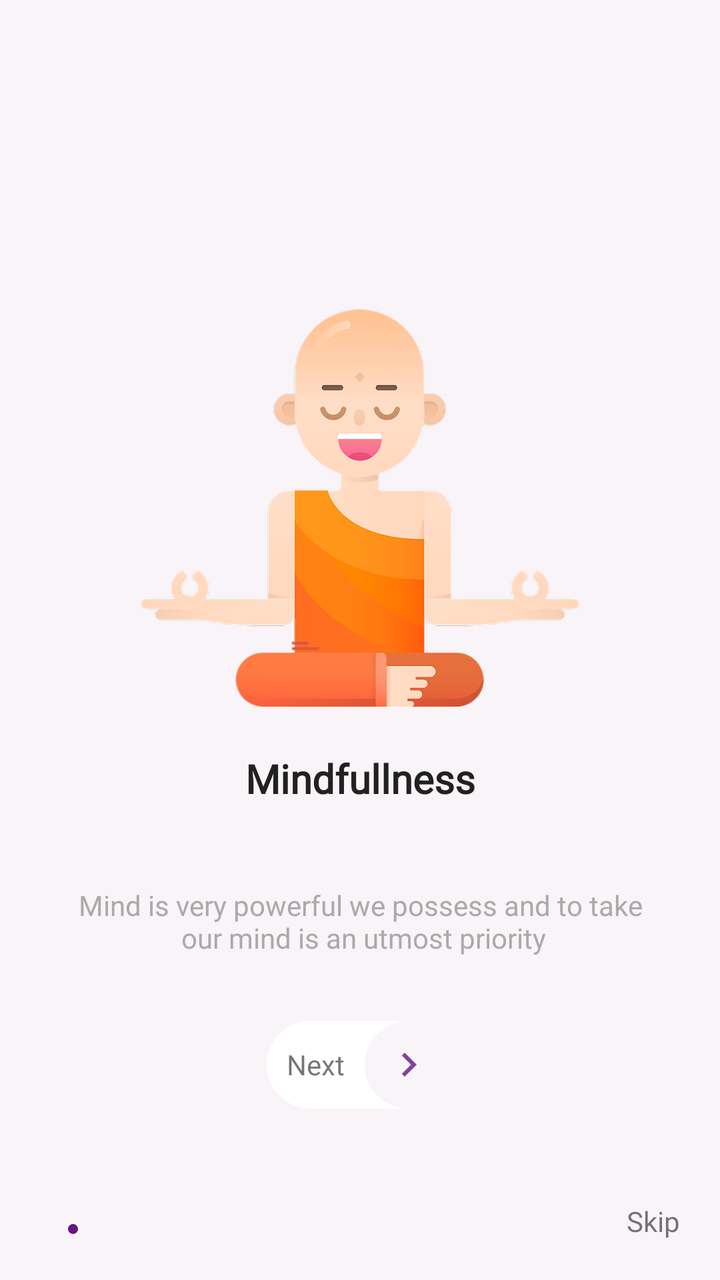
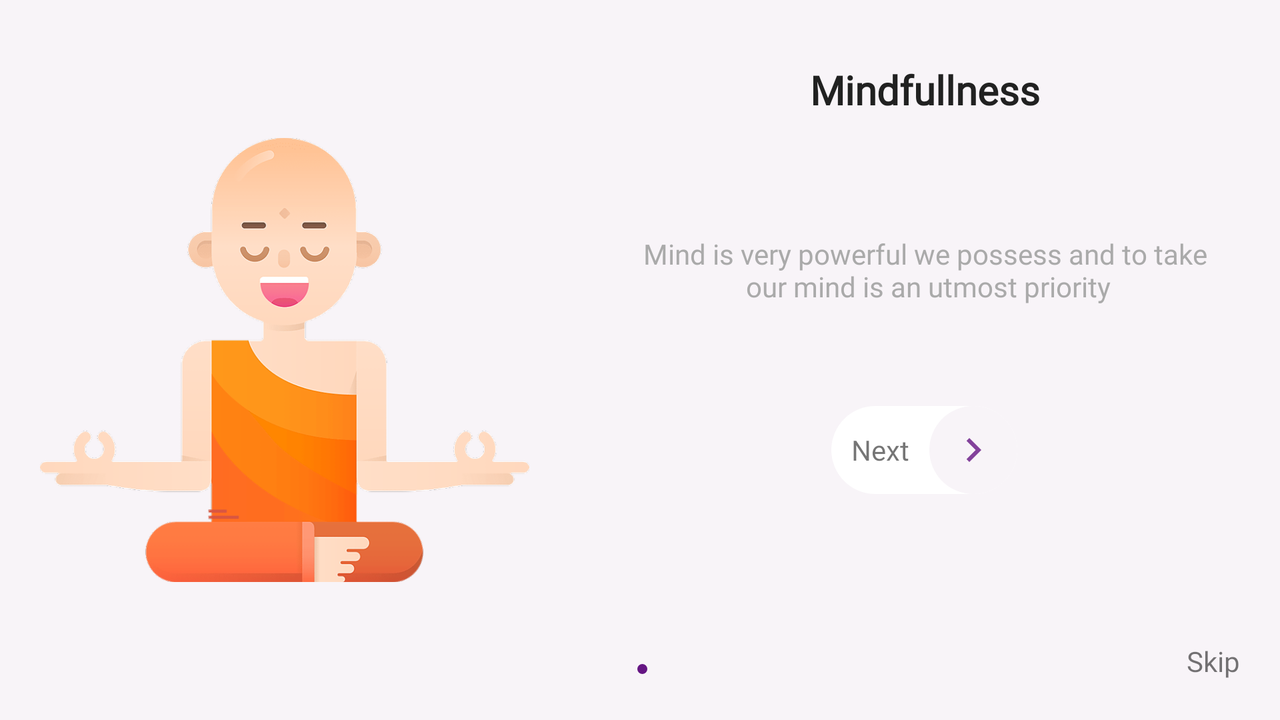

First picture: res/layout/ on a phone held upright. Second picture: the repository's own variant of that layout, on a device whose configuration matches the variant's folder. Source for both follows.
<!-- AndroidManifest.xml: application theme AppTheme -->
<!-- res/layout/activity_seond.xml -->
<?xml version="1.0" encoding="utf-8"?>
<LinearLayout xmlns:android="http://schemas.android.com/apk/res/android"
    xmlns:app="http://schemas.android.com/apk/res-auto"
    xmlns:tools="http://schemas.android.com/tools"
    android:layout_width="match_parent"
    android:orientation="vertical"
    android:background="#f8f4f8"
    android:layout_height="match_parent"
    tools:context=".SeondActivity">

    <LinearLayout
        android:layout_width="match_parent"
        android:layout_weight="1.1"
        android:layout_height="match_parent"/>
    <LinearLayout
        android:layout_weight="1"
        android:layout_width="match_parent"
        android:layout_height="match_parent">
        <ImageView
            android:layout_width="match_parent"
            android:layout_height="match_parent"
            android:src="@drawable/second"/>
    </LinearLayout>
    <LinearLayout
        android:layout_weight="0.8"
        android:orientation="vertical"
        android:layout_width="match_parent"
        android:layout_height="match_parent">

        <LinearLayout
            android:layout_width="match_parent"
            android:layout_weight="1"
            android:orientation="vertical"
            android:layout_height="0dp">

            <TextView
                android:layout_width="match_parent"
                android:layout_height="match_parent"
                android:layout_weight="1"
                android:fontFamily="@font/work_sans"
                android:gravity="center"
                android:text="Mindfullness"
                android:textColor="#212121"
                android:textSize="20sp"
                android:textStyle="bold" />

            <TextView
                android:layout_width="match_parent"
                android:layout_height="match_parent"
                android:layout_weight="1"
                android:fontFamily="@font/work_sans"
                android:gravity="center"
                android:text="Mind is very powerful we possess and to take\n our mind is an utmost priority"
                android:textColor="@android:color/darker_gray"
                android:textSize="14sp" />

            <LinearLayout
                android:layout_width="match_parent"
                android:layout_weight="1"
                android:gravity="center"
                android:layout_height="match_parent">
                <LinearLayout
                    android:layout_width="wrap_content"
                    android:gravity="center"
                    android:onClick="next"
                    android:layout_height="wrap_content"
                    android:background="@drawable/next_btn">

                    <TextView
                        android:layout_width="wrap_content"
                        android:layout_height="wrap_content"
                        android:layout_margin="10dp"
                        android:fontFamily="@font/work_sans"
                        android:text="Next" />

                    <LinearLayout
                        android:layout_width="wrap_content"
                        android:background="@drawable/forward_bg"
                        android:gravity="center"
                        android:layout_height="wrap_content">
                        <ImageView
                            android:layout_width="wrap_content"
                            android:layout_height="wrap_content"
                            android:layout_margin="10dp"
                            android:src="@drawable/forward_"/>
                    </LinearLayout>
                </LinearLayout>

            </LinearLayout>
            <LinearLayout
                android:layout_weight="1"
                android:gravity="bottom|center"
                android:layout_width="match_parent"
                android:padding="20dp"
                android:layout_height="match_parent">

                <View
                    android:layout_width="5dp"
                    android:layout_margin="3dp"
                    android:background="@drawable/unselected_dots"
                    android:layout_height="5dp"/>
                <View
                    android:layout_width="5dp"
                    android:layout_margin="3dp"
                    android:background="@drawable/selected_dots"
                    android:layout_height="5dp"/>
                <View
                    android:layout_width="5dp"
                    android:background="@drawable/unselected_dots"
                    android:layout_margin="3dp"
                    android:layout_height="5dp"/>

                
                
                
                
                
                
                
                
                
                
                

                <TextView
                    android:layout_width="match_parent"
                    android:layout_height="wrap_content"
                    android:layout_weight="1"
                    android:fontFamily="@font/work_sans"
                    android:gravity="center|end"
                    android:text="@string/skip" />
            </LinearLayout>

        </LinearLayout>

    </LinearLayout>
</LinearLayout>
<!-- resources referenced by this layout -->
<resources>
  <!-- drawable forward_ (drawable-anydpi) -->
  <vector xmlns:android="http://schemas.android.com/apk/res/android"
      android:width="24dp"
      android:height="24dp"
      android:viewportWidth="24"
      android:viewportHeight="24"
      android:tint="#651583"
      android:alpha="0.8">
      <path
          android:fillColor="#FF000000"
          android:pathData="M10,6L8.59,7.41 13.17,12l-4.58,4.59L10,18l6,-6z"/>
  </vector>
  <!-- drawable forward_bg (drawable) -->
  <?xml version="1.0" encoding="utf-8"?>
  <shape xmlns:android="http://schemas.android.com/apk/res/android" android:shape="oval">
      <solid android:color="#f8f4f8"/>
  
  </shape>
  <!-- drawable next_btn (drawable) -->
  <?xml version="1.0" encoding="utf-8"?>
  <shape xmlns:android="http://schemas.android.com/apk/res/android" android:shape="rectangle">
      <solid android:color="#ffffff"/>
      <corners android:radius="30dp"/>
  
  </shape>
  <!-- drawable second: png bitmap (drawable-hdpi, 35929 bytes) -->
  <!-- drawable selected_dots (drawable) -->
  <?xml version="1.0" encoding="utf-8"?>
  <shape xmlns:android="http://schemas.android.com/apk/res/android" android:shape="oval">
      <solid android:color="#651583"/>
  
  </shape>
  <string name="skip">Skip</string>
  <style name="AppTheme" parent="Theme.AppCompat.Light.NoActionBar">
          
          <item name="colorPrimary">@color/colorPrimary</item>
          <item name="colorPrimaryDark">@color/colorPrimaryDark</item>
          <item name="colorAccent">@color/colorAccent</item>
  
          <item name="android:statusBarColor">@color/colorPrimaryDark</item>
          <item name="android:windowLightStatusBar" tools:targetApi="m">true</item>
      </style>
  <color name="colorPrimary">#f8f4f8</color>
  <color name="colorPrimaryDark">#f8f4f8</color>
  <color name="colorAccent">#03DAC5</color>
</resources>
<!-- res/layout-land/activity_seond.xml (the repository's variant of the layout above) -->
<!-- drawn on the phone turned sideways -->
<?xml version="1.0" encoding="utf-8"?>
<LinearLayout xmlns:android="http://schemas.android.com/apk/res/android"
    xmlns:app="http://schemas.android.com/apk/res-auto"
    xmlns:tools="http://schemas.android.com/tools"
    android:layout_width="match_parent"
    android:orientation="horizontal"
    android:background="#f8f4f8"
    android:layout_height="match_parent"
    tools:context=".SeondActivity">

    <LinearLayout
        android:layout_weight="1"
        android:padding="20dp"
        android:layout_width="match_parent"
        android:layout_height="match_parent">
        <ImageView
            android:layout_width="match_parent"
            android:layout_height="match_parent"
            android:src="@drawable/second"/>
    </LinearLayout>
    <LinearLayout
        android:layout_weight="0.8"
        android:orientation="vertical"
        android:layout_width="match_parent"
        android:layout_height="match_parent">

        <LinearLayout
            android:layout_width="match_parent"
            android:layout_weight="1"
            android:orientation="vertical"
            android:layout_height="0dp">

            <TextView
                android:layout_width="match_parent"
                android:layout_height="match_parent"
                android:layout_weight="1"
                android:fontFamily="@font/work_sans"
                android:gravity="center"
                android:text="Mindfullness"
                android:textColor="#212121"
                android:textSize="20sp"
                android:textStyle="bold" />

            <TextView
                android:layout_width="match_parent"
                android:layout_height="match_parent"
                android:layout_weight="1"
                android:fontFamily="@font/work_sans"
                android:gravity="center"
                android:text="Mind is very powerful we possess and to take\n our mind is an utmost priority"
                android:textColor="@android:color/darker_gray"
                android:textSize="14sp" />

            <LinearLayout
                android:layout_width="match_parent"
                android:layout_weight="1"
                android:gravity="center"
                android:layout_height="match_parent">
                <LinearLayout
                    android:layout_width="wrap_content"
                    android:gravity="center"
                    android:onClick="next"
                    android:layout_height="wrap_content"
                    android:background="@drawable/next_btn">

                    <TextView
                        android:layout_width="wrap_content"
                        android:layout_height="wrap_content"
                        android:layout_margin="10dp"
                        android:fontFamily="@font/work_sans"
                        android:text="Next" />

                    <LinearLayout
                        android:layout_width="wrap_content"
                        android:background="@drawable/forward_bg"
                        android:gravity="center"
                        android:layout_height="wrap_content">
                        <ImageView
                            android:layout_width="wrap_content"
                            android:layout_height="wrap_content"
                            android:layout_margin="10dp"
                            android:src="@drawable/forward_"/>
                    </LinearLayout>
                </LinearLayout>

            </LinearLayout>
            <LinearLayout
                android:layout_weight="1"
                android:gravity="bottom|center"
                android:layout_width="match_parent"
                android:padding="20dp"
                android:layout_height="match_parent">

                <View
                    android:layout_width="5dp"
                    android:layout_margin="3dp"
                    android:background="@drawable/unselected_dots"
                    android:layout_height="5dp"/>
                <View
                    android:layout_width="5dp"
                    android:layout_margin="3dp"
                    android:background="@drawable/selected_dots"
                    android:layout_height="5dp"/>
                <View
                    android:layout_width="5dp"
                    android:background="@drawable/unselected_dots"
                    android:layout_margin="3dp"
                    android:layout_height="5dp"/>

                
                
                
                
                
                
                
                
                
                
                

                <TextView
                    android:layout_width="match_parent"
                    android:layout_height="wrap_content"
                    android:layout_weight="1"
                    android:fontFamily="@font/work_sans"
                    android:gravity="center|end"
                    android:text="@string/skip" />
            </LinearLayout>

        </LinearLayout>

    </LinearLayout>
</LinearLayout>
